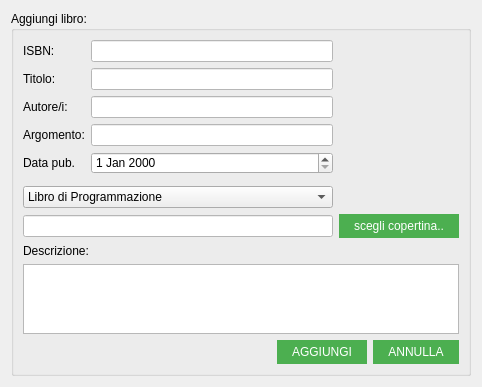
<?xml version="1.0" encoding="UTF-8"?>
<ui version="4.0">
 <class>formAddBook</class>
 <widget class="QDialog" name="formAddBook">
  <property name="geometry">
   <rect>
    <x>0</x>
    <y>0</y>
    <width>482</width>
    <height>361</height>
   </rect>
  </property>
  <property name="windowTitle">
   <string>Aggiungi libro</string>
  </property>
  <property name="styleSheet">
   <string notr="true">
QLineEdit{	
	background-color:white
}
QLabel{
	color:black;
}
QPushButton{
    background-color: #4CAF50;
    border: none;
    color: white;
    padding: 5px 15px;
}
QPushButton:pressed{
    background-color:#006400;
    border: none;
    color: white;
    padding: 5px 15px;
}

</string>
  </property>
  <layout class="QGridLayout" name="gridLayout_3">
   <item row="0" column="0">
    <widget class="QGroupBox" name="groupBox">
     <property name="title">
      <string>Aggiungi libro:</string>
     </property>
     <layout class="QGridLayout" name="gridLayout_2">
      <item row="0" column="0">
       <layout class="QHBoxLayout" name="horizontalLayout">
        <item>
         <layout class="QVBoxLayout" name="verticalLayout_5">
          <item>
           <widget class="QLabel" name="label_3">
            <property name="text">
             <string>ISBN:</string>
            </property>
           </widget>
          </item>
          <item>
           <widget class="QLabel" name="label">
            <property name="text">
             <string>Titolo:</string>
            </property>
           </widget>
          </item>
          <item>
           <widget class="QLabel" name="label_2">
            <property name="text">
             <string>Autore/i:</string>
            </property>
           </widget>
          </item>
          <item>
           <widget class="QLabel" name="label_7">
            <property name="text">
             <string>Argomento:</string>
            </property>
           </widget>
          </item>
          <item>
           <widget class="QLabel" name="label_4">
            <property name="text">
             <string>Data pub.</string>
            </property>
           </widget>
          </item>
         </layout>
        </item>
        <item>
         <layout class="QVBoxLayout" name="verticalLayout">
          <item>
           <widget class="QLineEdit" name="isbnLine"/>
          </item>
          <item>
           <widget class="QLineEdit" name="nameEdit"/>
          </item>
          <item>
           <widget class="QLineEdit" name="authorLine"/>
          </item>
          <item>
           <widget class="QLineEdit" name="subLine"/>
          </item>
          <item>
           <widget class="QDateEdit" name="dateEdit"/>
          </item>
         </layout>
        </item>
       </layout>
      </item>
      <item row="4" column="0" colspan="2">
       <layout class="QVBoxLayout" name="verticalLayout_3">
        <item>
         <widget class="QLabel" name="label_5">
          <property name="text">
           <string>Descrizione:</string>
          </property>
         </widget>
        </item>
        <item>
         <widget class="QPlainTextEdit" name="descText"/>
        </item>
        <item>
         <layout class="QGridLayout" name="gridLayout">
          <item row="0" column="2">
           <widget class="QPushButton" name="addCancelButton">
            <property name="text">
             <string>ANNULLA</string>
            </property>
           </widget>
          </item>
          <item row="0" column="0">
           <spacer name="horizontalSpacer_2">
            <property name="orientation">
             <enum>Qt::Horizontal</enum>
            </property>
            <property name="sizeHint" stdset="0">
             <size>
              <width>40</width>
              <height>20</height>
             </size>
            </property>
           </spacer>
          </item>
          <item row="0" column="1">
           <widget class="QPushButton" name="addNewButton">
            <property name="text">
             <string>AGGIUNGI</string>
            </property>
           </widget>
          </item>
         </layout>
        </item>
       </layout>
      </item>
      <item row="2" column="0">
       <widget class="QComboBox" name="comboType">
        <item>
         <property name="text">
          <string>Libro di Programmazione</string>
         </property>
        </item>
        <item>
         <property name="text">
          <string>Libro di Matematica</string>
         </property>
        </item>
       </widget>
      </item>
      <item row="0" column="1" rowspan="3">
       <layout class="QVBoxLayout" name="verticalLayout_2">
        <item>
         <widget class="QLabel" name="coverLabel">
          <property name="text">
           <string/>
          </property>
          <property name="pixmap">
           <pixmap resource="xml.qrc">:/img/nocopertina.png</pixmap>
          </property>
         </widget>
        </item>
       </layout>
      </item>
      <item row="3" column="0">
       <widget class="QLineEdit" name="lineIMGpaht"/>
      </item>
      <item row="3" column="1">
       <widget class="QPushButton" name="loadFile">
        <property name="text">
         <string>scegli copertina..</string>
        </property>
       </widget>
      </item>
     </layout>
    </widget>
   </item>
  </layout>
 </widget>
 <resources>
  <include location="xml.qrc"/>
 </resources>
 <connections/>
</ui>
